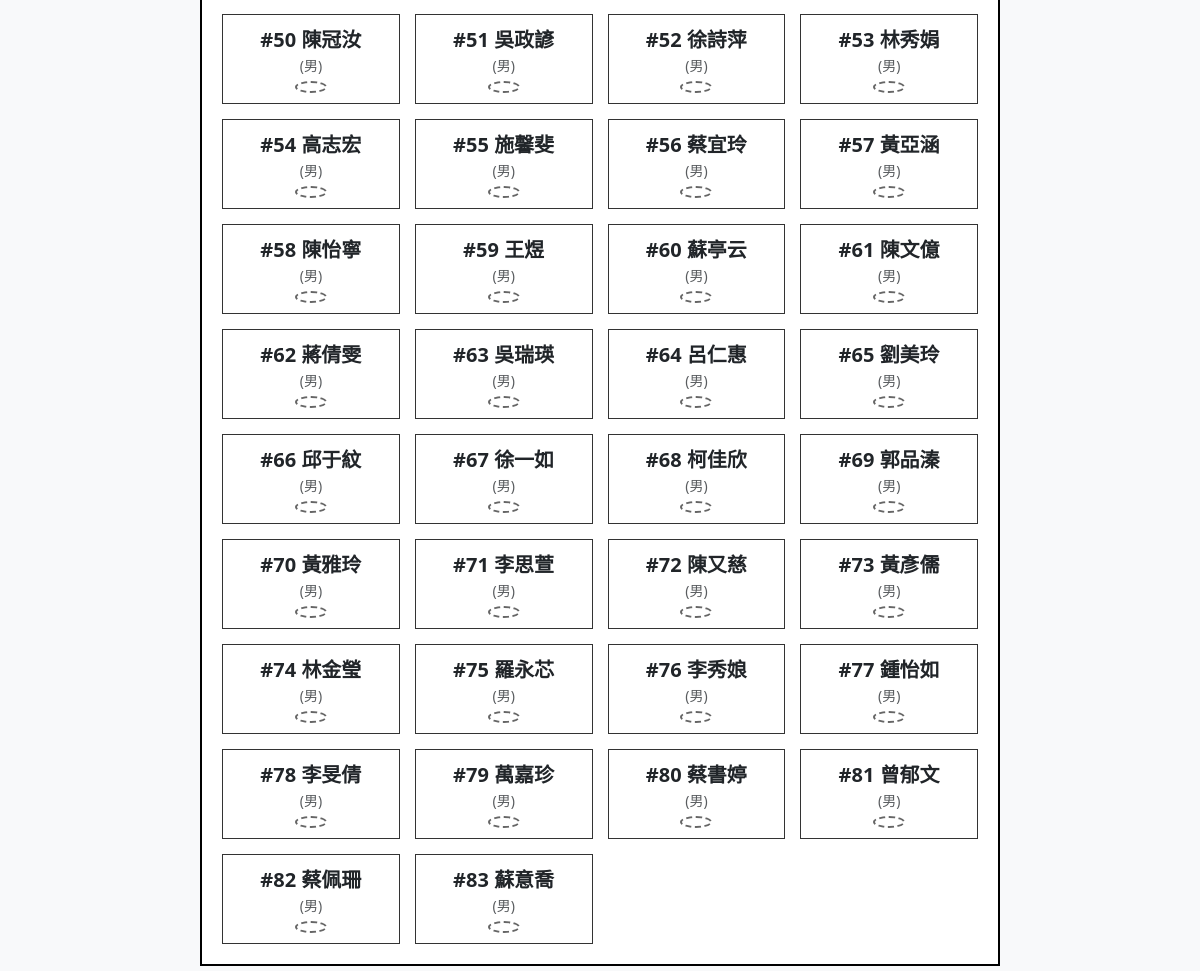
Page /print_ballot/4 (lower part) on the earlier database version.
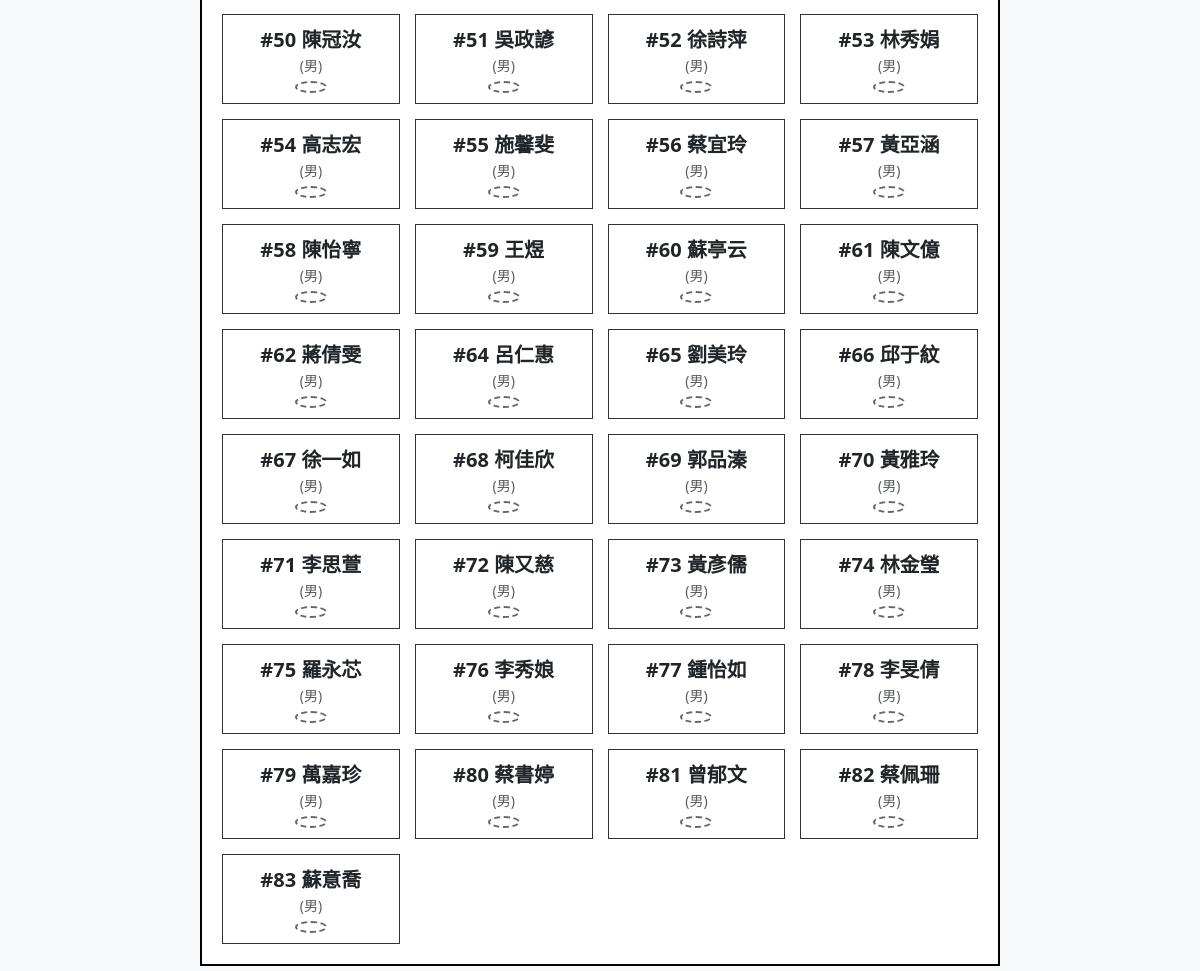
Same page on the later database version.
### tables this page shows
CREATE TABLE candidates (
        id INTEGER PRIMARY KEY AUTOINCREMENT,
        committee_id INTEGER NOT NULL,
        candidate_number INTEGER NOT NULL, -- 候選人號次
        name TEXT NOT NULL,
        gender TEXT NOT NULL, -- '男' or '女'
        department TEXT DEFAULT '一般科',
        is_admin INTEGER DEFAULT 0,
        FOREIGN KEY (committee_id) REFERENCES committees (id) ON DELETE CASCADE
    );

### app.py (the view)
@app.route('/print_ballot/<int:committee_id>')
def print_ballot(committee_id):
    conn = get_db()
    cursor = conn.cursor()
    cursor.execute("SELECT * FROM committees WHERE id = ?", (committee_id,))
    committee = cursor.fetchone()
    cursor.execute("SELECT * FROM candidates WHERE committee_id = ? ORDER BY candidate_number ASC", (committee_id,))
    candidates = [dict(row) for row in cursor.fetchall()]
    conn.close()
    return render_template('print_ballot.html', committee=dict(committee), candidates=candidates)

### db.py (called while the page is built)
def get_db():
    conn = sqlite3.connect(DB_PATH)
    conn.row_factory = sqlite3.Row
    return conn

### templates/print_ballot.html (shortened to what this page needs)
<!DOCTYPE html>
<html lang="zh-TW">
<head>
    <link href="https://cdn.jsdelivr.net/npm/bootstrap@5.3.3/dist/css/bootstrap.min.css" rel="stylesheet">
</head>
<body class="bg-light p-4">
    <div class="ballot-box bg-white">
        <div class="grid-ballot">
            {% for c in candidates %}
            <div class="cell-ballot">
                <div class="fw-bold fs-5">#{{ c.candidate_number }} {{ c.name }}</div>
                <div class="small text-muted">({{ c.gender }})</div>
                <div class="circle-stamp"></div>
            </div>
            {% endfor %}
        </div>
    </div>
</body>
</html>

Differences in the rows shown:
removed candidates: candidate_number "63", name "吳瑞瑛", gender "男"
